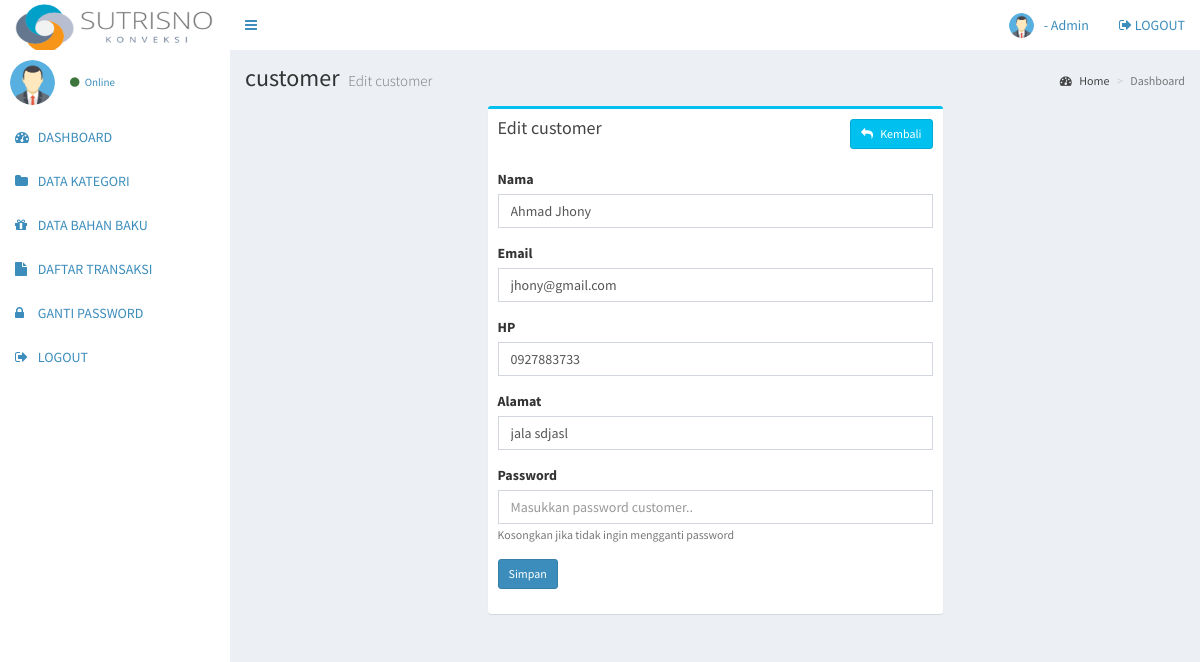
The app's page /admingudang/customer_edit.php?id=3 (signed in) with its own data.
### tables this page shows
CREATE TABLE `customer` (
  `customer_id` int NOT NULL,
  `customer_nama` varchar(255) NOT NULL,
  `customer_email` varchar(255) NOT NULL,
  `customer_hp` varchar(20) NOT NULL,
  `customer_alamat` text NOT NULL,
  `customer_password` varchar(255) NOT NULL
);

### admingudang/customer_edit.php (the view, shortened to what this page needs)
<?php include 'header.php'; ?>
<div class="content-wrapper">
  <section class="content-header">
    <h1>
      customer
      <small>Edit customer</small>
    </h1>
    <ol class="breadcrumb">
      <li><a href="#"><i class="fa fa-dashboard"></i> Home</a></li>
      <li class="active">Dashboard</li>
    </ol>
  </section>
  <section class="content">
    <div class="row">
      <section class="col-lg-6 col-lg-offset-3">
        <div class="box box-info">
          <div class="box-header">
            <h3 class="box-title">Edit customer</h3>
            <a href="customer.php" class="btn btn-info btn-sm pull-right"><i class="fa fa-reply"></i> &nbsp Kembali</a>
          </div>
          <div class="box-body">
            <?php
            $id = $_GET['id'];
            $data = mysqli_query($koneksi,"select * from customer where customer_id='$id'");
            while($d = mysqli_fetch_array($data)){
              ?>
              <form action="customer_update.php" method="post">
                <div class="form-group">
                  <label>Nama</label>
                  <input type="text" class="form-control" name="nama" required="required" placeholder="Masukkan Nama customer.." value="<?php echo $d['customer_nama']; ?>">
                </div>
                <div class="form-group">
                  <label>Email</label>
                  <input type="text" class="form-control" name="email" required="required" placeholder="Masukkan email customer.." value="<?php echo $d['customer_email']; ?>">
                </div>
                <div class="form-group">
                  <label>HP</label>
                  <input type="number" class="form-control" name="hp" required="required" placeholder="Masukkan no.hp customer.." value="<?php echo $d['customer_hp']; ?>">
                </div>
                <div class="form-group">
                  <label>Alamat</label>
                  <input type="text" class="form-control" name="alamat" required="required" placeholder="Masukkan alamat customer.." value="<?php echo $d['customer_alamat']; ?>">
                </div>
                <div class="form-group">
                  <label>Password</label>
                  <input type="password" class="form-control" name="password" placeholder="Masukkan password customer..">
                  <small class="text-muted">Kosongkan jika tidak ingin mengganti password</small>
                </div>
                <div class="form-group">
                  <input type="submit" class="btn btn-sm btn-primary" value="Simpan">
                </div>
              </form>
              <?php
            }
            ?>
          </div>
        </div>
      </section>
    </div>
  </section>
</div>
<?php include 'footer.php'; ?>

### admingudang/header.php (shortened to what this page needs)
<!DOCTYPE html>
<html>
<head>
  <link rel="stylesheet" href="../assets/bower_components/bootstrap/dist/css/bootstrap.min.css">
  <link rel="stylesheet" href="../assets/bower_components/font-awesome/css/font-awesome.min.css">
  <link rel="stylesheet" href="../assets/bower_components/Ionicons/css/ionicons.min.css">
  <link rel="stylesheet" href="../assets/dist/css/AdminLTE.min.css">
  <link rel="stylesheet" href="../assets/bower_components/datatables.net-bs/css/dataTables.bootstrap.min.css">
  <link rel="stylesheet" href="../assets/dist/css/skins/_all-skins.min.css">
  <link rel="stylesheet" href="../assets/bower_components/morris.js/morris.css">
  <link rel="stylesheet" href="../assets/bower_components/jvectormap/jquery-jvectormap.css">
  <link rel="stylesheet" href="../assets/bower_components/bootstrap-datepicker/dist/css/bootstrap-datepicker.min.css">
  <link rel="stylesheet" href="../assets/bower_components/bootstrap-daterangepicker/daterangepicker.css">
  <link rel="stylesheet" href="../assets/plugins/bootstrap-wysihtml5/bootstrap3-wysihtml5.min.css">
  <?php
  include '../koneksi.php';
  ?>
</head>
<body class="hold-transition  sidebar-mini">
  <div class="wrapper">
    <header class="main-header">
      <a href="index.php" class="logo">
        <img src="../frontend/img/logokonveksi.png" width="200" height="50" alt="">
      </a>
      <nav class="navbar navbar-static-top">
        <a href="#" class="sidebar-toggle" data-toggle="push-menu" role="button">
        </a>
        <div class="navbar-custom-menu">
          <ul class="nav navbar-nav">
            <li class="dropdown user user-menu">
              <a href="#" class="dropdown-toggle" data-toggle="dropdown">
                <?php
                $id_admin = $_SESSION['id'];
                $profil = mysqli_query($koneksi,"select * from admin where admin_id='$id_admin'");
                $profil = mysqli_fetch_assoc($profil);
                if($profil['admin_foto'] == ""){
                  ?>
                  <img src="../gambar/sistem/user.png" class="user-image">
                <?php }else{ ?>
                  <img src="../gambar/user/<?php echo $profil['admin_foto'] ?>" class="user-image">
                <?php } ?>
                <span class="hidden-xs"><?php echo $_SESSION['nama_gudang']; ?> - Admin</span>
              </a>
            </li>
            <li>
              <a href="logout.php"><i class="fa fa-sign-out"></i> LOGOUT</a>
            </li>
          </ul>
        </div>
      </nav>
    </header>
    <aside class="main-sidebar">
      <section class="sidebar">
        <div class="user-panel">
          <div class="pull-left image">
            <?php
            $id = $_SESSION['id'];
            $profil = mysqli_query($koneksi,"select * from admin where admin_id='$id'");
            $profil = mysqli_fetch_assoc($profil);
            if($profil['admin_foto'] == ""){
              ?>
              <img src="../gambar/sistem/user.png" class="img-circle">
            <?php }else{ ?>
              <img src="../gambar/user/<?php echo $profil['admin_foto'] ?>" class="img-circle" style="max-height:45px">
            <?php } ?>
          </div>
          <div class="pull-left info">
            <a href="#"><i class="fa fa-circle text-success"></i> Online</a>
          </div>
        </div>
        <ul class="sidebar-menu" data-widget="tree">
          <li>
            <a href="index.php">
              <i class="fa fa-dashboard"></i> <span>DASHBOARD</span>
            </a>
          </li>
          <li>
            <a href="kategori.php">
              <i class="fa fa-folder"></i> <span>DATA KATEGORI</span>
            </a>
          </li>
          <li>
            <a href="produk.php">
              <i class="fa fa-gift"></i> <span>DATA BAHAN BAKU</span>
            </a>
          </li>
          <li>
            <a href="laporan.php">
              <i class="fa fa-file"></i> <span>DAFTAR TRANSAKSI</span>
            </a>
          </li>
          <li>
            <a href="gantipassword.php">
              <i class="fa fa-lock"></i> <span>GANTI PASSWORD</span>
            </a>
          </li>
          <li>
            <a href="logout.php">
              <i class="fa fa-sign-out"></i> <span>LOGOUT</span>
            </a>
          </li>
        </ul>
      </section>
    </aside>

### records on screen
customer: nama "Ahmad Jhony", email "jhony@gmail.com", hp "0927883733", alamat "jala sdjasl"
